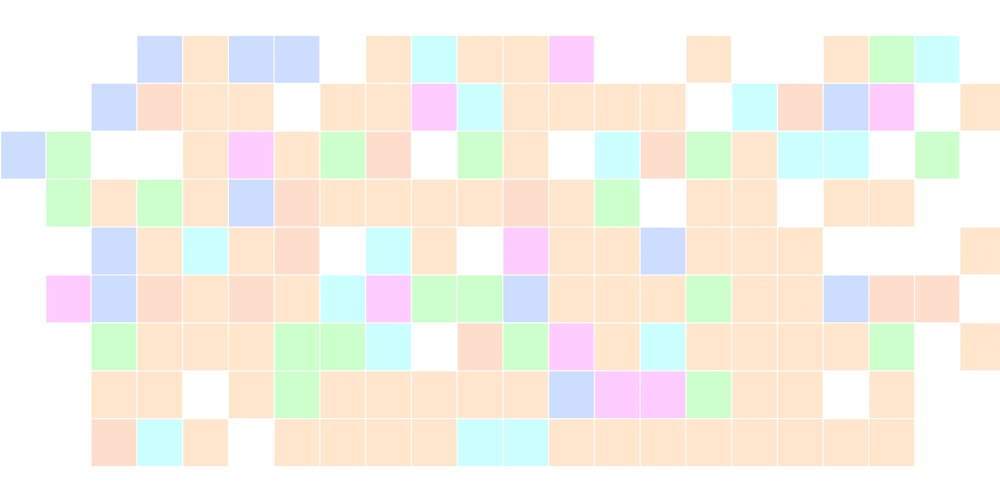
#> input picture sample_image.jpg, 1000 x 502 px, shrunk from 1910 x 959 before the run
$ jupyter execute contours.ipynb   (older library calls are emulated)
#> lines starting #> are read from the running program, lines starting #| are printed output that depends on the picture
# Finding Contours in an Image

[cell 1]
import numpy as np
import cv2

[cell 2]
image = cv2.imread('sample_image.jpg')
#> image is the input picture: shape (502, 1000, 3); mean B, G, R 231.6, 240.9, 244.8
cv2.imshow("Original", image)
cv2.waitKey(0)
cv2.destroyAllWindows()

[cell 3]
gray_image = cv2.cvtColor(image, cv2.COLOR_BGR2GRAY)
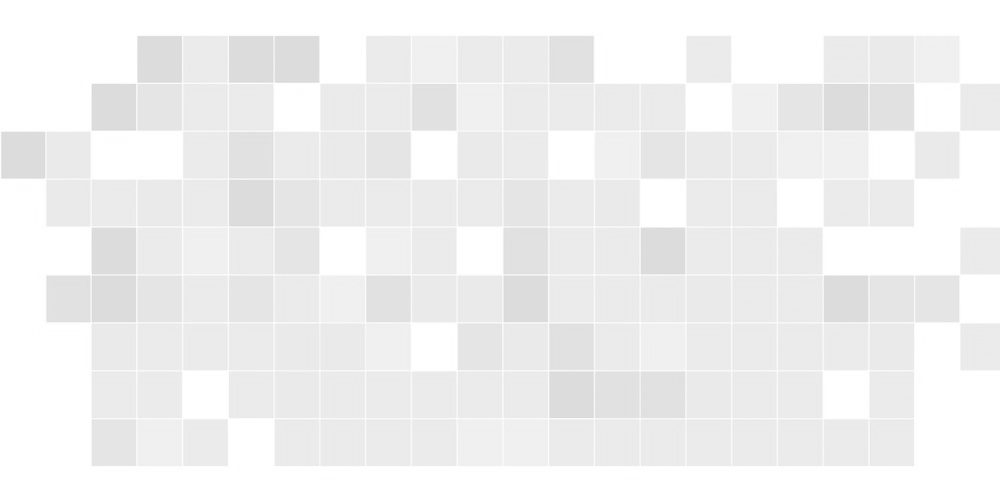
#> gray_image: shape (502, 1000); min 215, max 255, mean 241.1
cv2.imshow("Grayscaled Image", gray_image)
cv2.waitKey(0)
cv2.destroyAllWindows()

[cell 4]
blurred_image = cv2.GaussianBlur(gray_image, (11, 11), 0)
cv2.imshow("Blurred Image", blurred_image)
cv2.waitKey(0)
cv2.destroyAllWindows()

[cell 5]
canny = cv2.Canny(blurred_image, 30, 150)
#> canny: shape (502, 1000); every value is 0
cv2.imshow("Canny", canny)

(image_returned, counts, hierarchy) = cv2.findContours(canny.copy(), cv2.RETR_EXTERNAL, cv2.CHAIN_APPROX_SIMPLE)
#> counts = []
print("No. of Contours in the image is {}".format(len(counts)))
#| No. of Contours in the image is 0

img = gray_image.copy()
cv2.drawContours(img, counts, -1, (0, 0, 0), 5)
cv2.imshow("Image with Contours", img)

cv2.waitKey(0)
cv2.destroyAllWindows()
